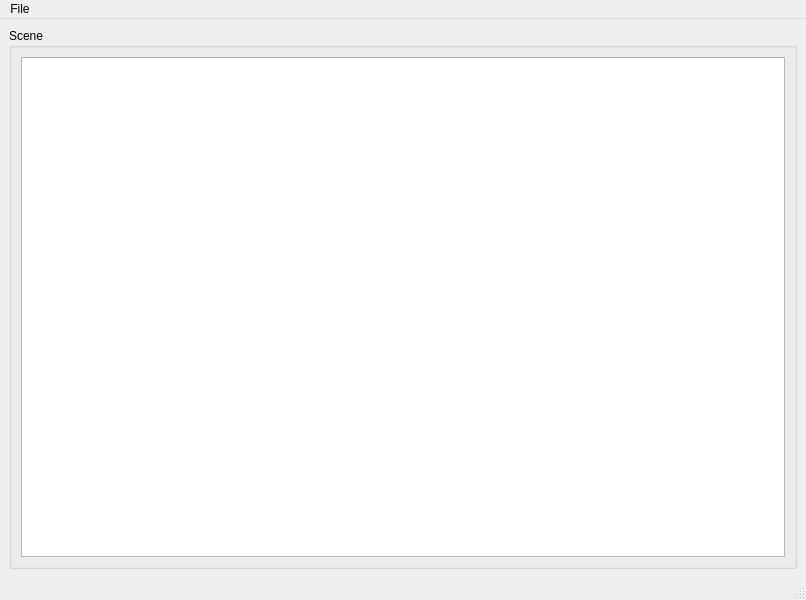
<?xml version="1.0" encoding="UTF-8"?>
<ui version="4.0">
 <class>MainWindow</class>
 <widget class="QMainWindow" name="MainWindow">
  <property name="geometry">
   <rect>
    <x>0</x>
    <y>0</y>
    <width>806</width>
    <height>600</height>
   </rect>
  </property>
  <property name="windowTitle">
   <string>OpenCV Node Editor</string>
  </property>
  <widget class="QWidget" name="centralwidget">
   <layout class="QHBoxLayout" name="horizontalLayout">
    <item>
     <widget class="QGroupBox" name="gb_scene">
      <property name="title">
       <string>Scene</string>
      </property>
      <layout class="QVBoxLayout" name="verticalLayout">
       <item>
        <widget class="QtNodes::GraphicsView" name="nodes_graphicsView"/>
       </item>
      </layout>
     </widget>
    </item>
   </layout>
  </widget>
  <widget class="QMenuBar" name="menubar">
   <property name="geometry">
    <rect>
     <x>0</x>
     <y>0</y>
     <width>806</width>
     <height>20</height>
    </rect>
   </property>
   <widget class="QMenu" name="menuFile">
    <property name="title">
     <string>File</string>
    </property>
    <addaction name="actionSave"/>
    <addaction name="actionLoad"/>
   </widget>
   <addaction name="menuFile"/>
  </widget>
  <widget class="QStatusBar" name="statusbar"/>
  <action name="actionSave">
   <property name="text">
    <string>Save</string>
   </property>
  </action>
  <action name="actionLoad">
   <property name="text">
    <string>Load</string>
   </property>
  </action>
 </widget>
 <customwidgets>
  <customwidget>
   <class>QtNodes::GraphicsView</class>
   <extends>QGraphicsView</extends>
   <header>QtNodes/GraphicsView</header>
  </customwidget>
 </customwidgets>
 <resources/>
 <connections/>
</ui>
